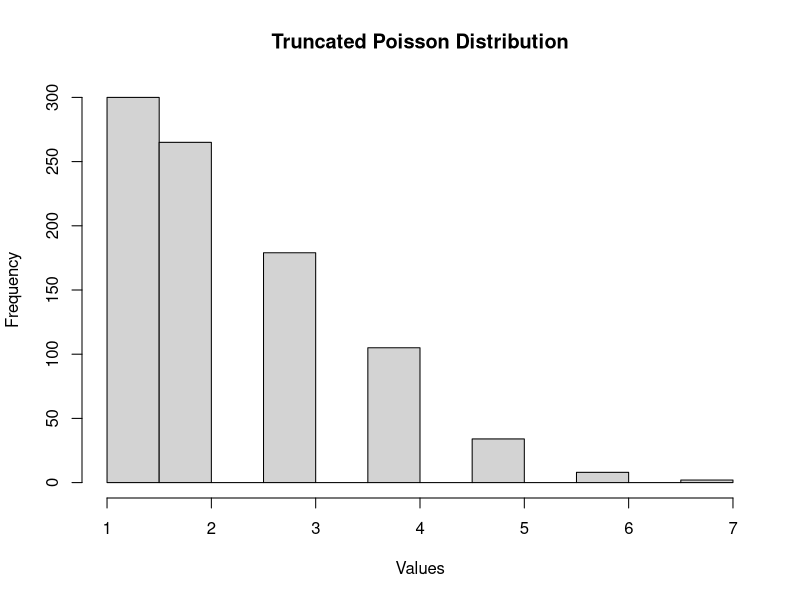

The R script that drew this image:
#Truncated Poisson Distribution
lambda <- 2 

#Simulate data from the truncated poisson distribution
num_samples <- 1000 # Number of samples to generate
samples <- rpois(num_samples,lambda)
truncated_samples <- samples[samples>0] #Truncated at zero

#Calculate Mean and Variance of the truncated distribution
mean_truncated <- mean(truncated_samples)
variance_truncated <- var(truncated_samples)

#Plot the histogran of the truncated samples 
hist(truncated_samples,main="Truncated Poisson Distribution",xlab="Values",ylab="Frequency")

#Print Mean and Variance of the truncated distribution
cat("Mean (Truncated) :",mean_truncated,"\n")
cat("Variance (Truncated) :",variance_truncated,"\n")
